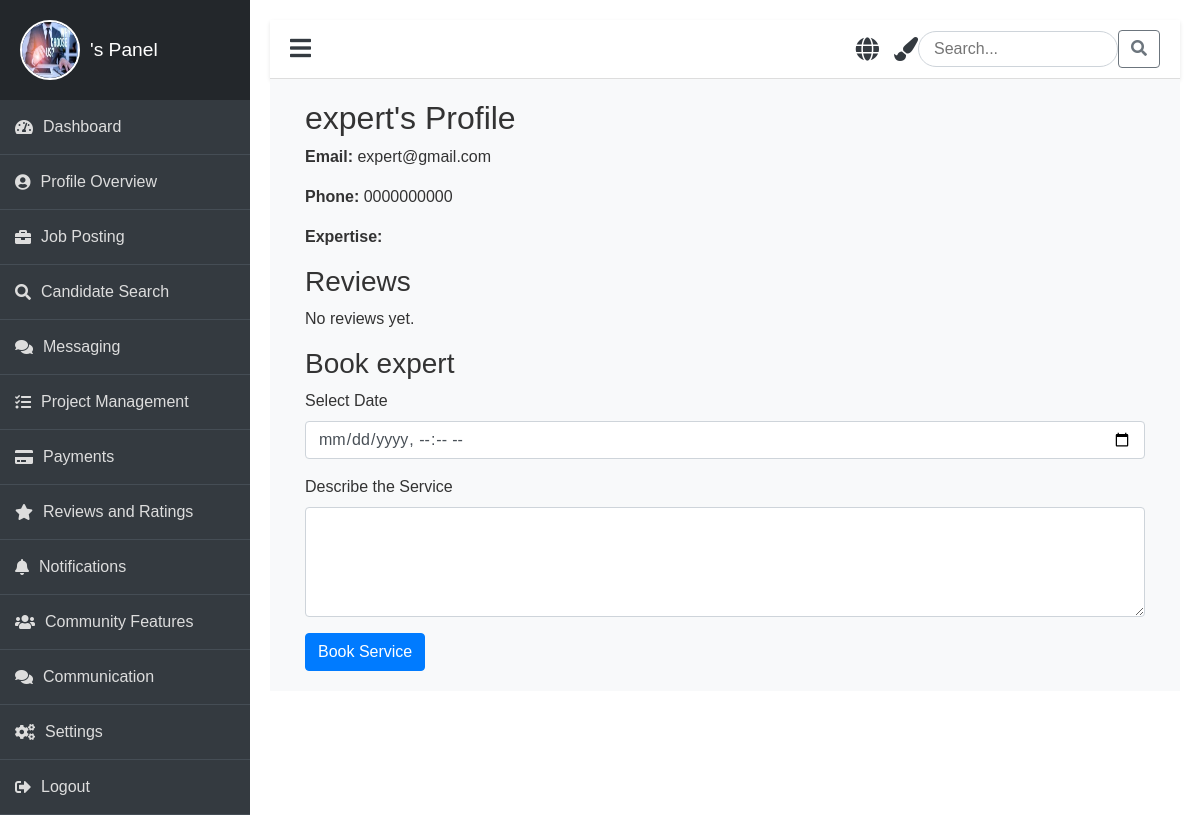
Before: /candidate/3/ with the older database file.
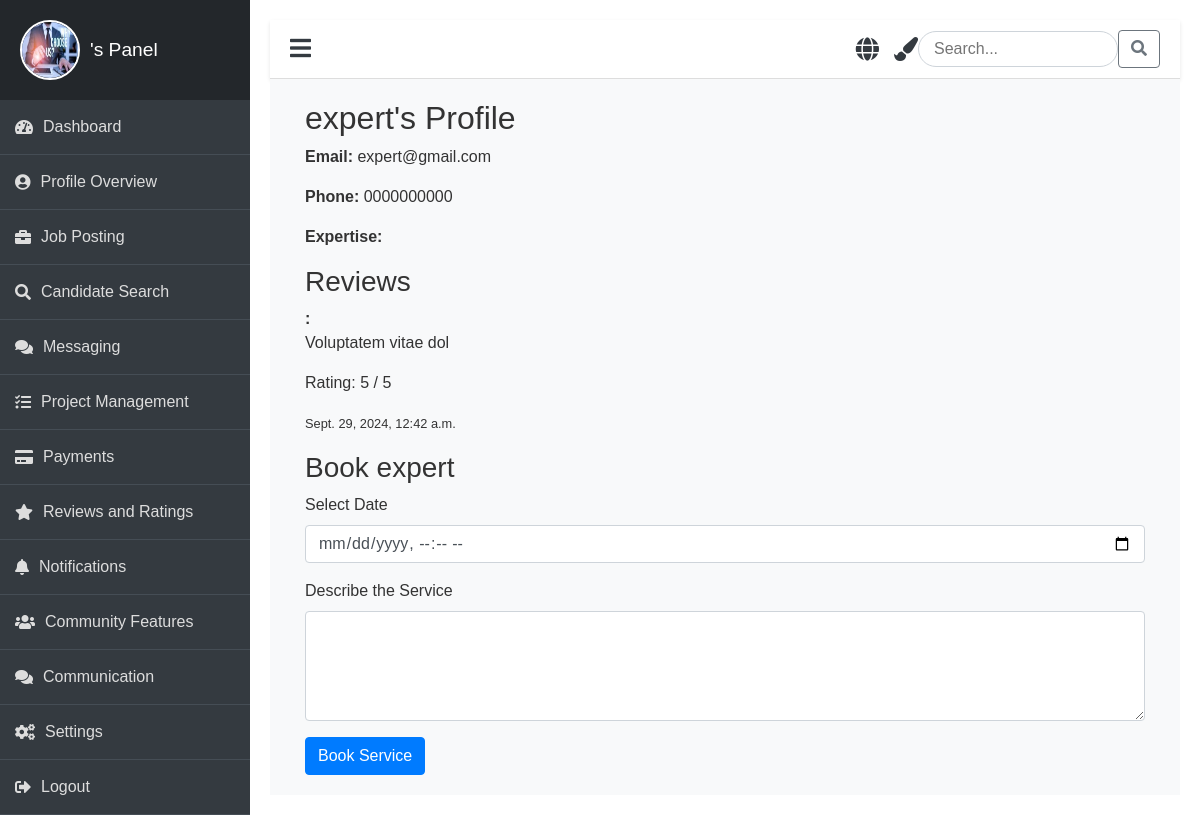
After: the same page with the newer database file.
### job/models.py (models this page shows, shortened)
class Review(models.Model):
    expert = models.ForeignKey(CustomUser, on_delete=models.CASCADE, related_name='expert_reviews', limit_choices_to={'role': 'expert'})
    client_name = models.CharField(max_length=255)
    client_email = models.EmailField()
    comment = models.TextField()
    rating = models.PositiveSmallIntegerField(choices=[(i, i) for i in range(1, 6)])  # Rating from 1 to 5
    created_at = models.DateTimeField(default=timezone.now)

### job/views.py (the view, shortened to what this page needs)
# urls.py: path('candidate/<int:expert_id>/', views.candidate_details, name='candidate_details'),
def candidate_details(request, expert_id):
    expert = get_object_or_404(CustomUser, id=expert_id, role='expert')
    reviews = Review.objects.filter(expert=expert)
    return render(request, 'panel/clients/job/candidate_detail.html', {'expert': expert, 'reviews': reviews})

### job/templates/panel/clients/job/candidate_detail.html (shortened to what this page needs)
{% extends 'panel/base/base_clients.html' %}
{% block content %}
<div class="container">
    <h2>{{ expert.username }}'s Profile</h2>
    <p><strong>Email:</strong> {{ expert.email }}</p>
    <p><strong>Phone:</strong> {{ expert.phone }}</p>
    <p><strong>Expertise:</strong> {{ expert.expertise }}</p>
    <h3>Reviews</h3>
    <div class="reviews">
        {% if reviews %}
            {% for review in reviews %}
                <div class="review">
                    <strong>{{ review.client_name }}:</strong>
                    <p>{{ review.comment }}</p>
                    <p>Rating: {{ review.rating }} / 5</p>
                    <p><small>{{ review.created_at }}</small></p>
                </div>
            {% endfor %}
        {% else %}
            <p>No reviews yet.</p>
        {% endif %}
    </div>
    <h3>Book {{ expert.username }}</h3>
    <form method="post" id="booking-form">
        <div class="form-group">
            <label for="date">Select Date</label>
            <input type="datetime-local" id="date" name="date" class="form-control" required>
        </div>
        <div class="form-group">
            <label for="service_description">Describe the Service</label>
            <textarea id="service_description" name="service_description" class="form-control" rows="4" required></textarea>
        </div>
        <button type="submit" class="btn btn-primary">Book Service</button>
    </form>
</div>
{% endblock %}

Changed rows visible on the page:
added Review: comment "Voluptatem vitae dol", rating "5", created_at "Sept. 29, 2024, 12:42 a.m."
Other visible differences:
text no longer shown: "No reviews yet."
